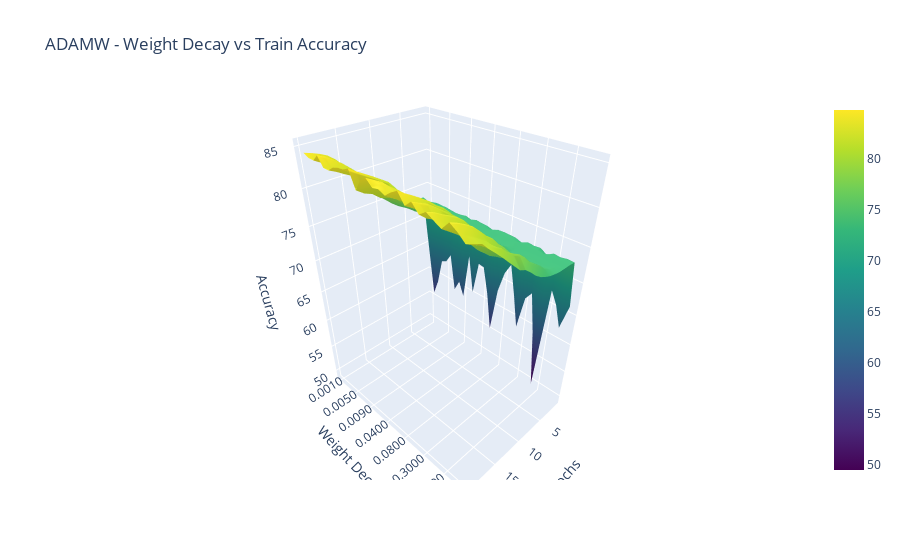
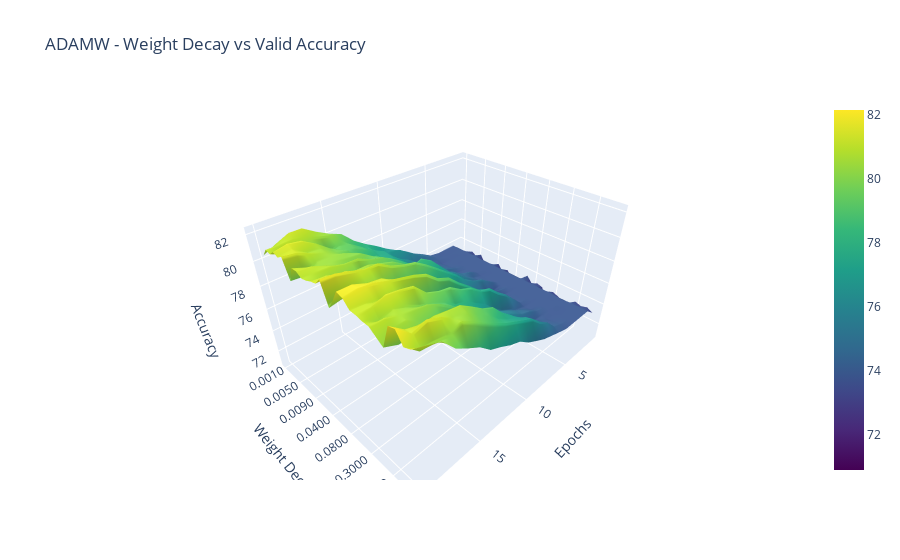
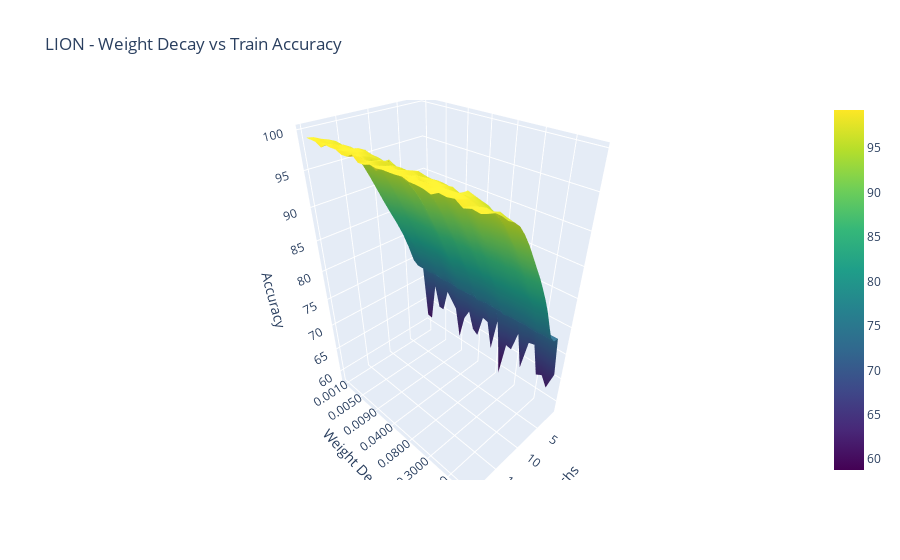
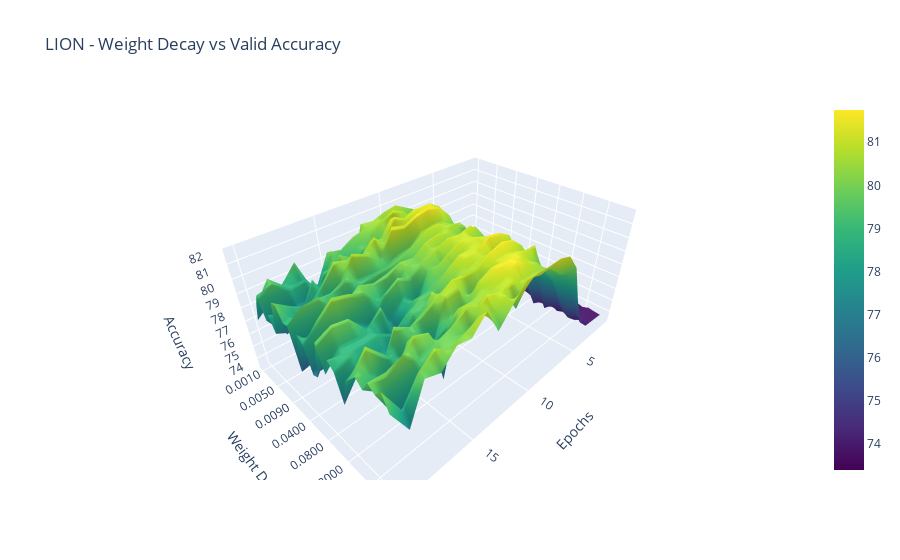

Notebook cell for these charts, in order:
### Code cell
import json
import numpy as np
import plotly.graph_objs as go

file_names = [
    "adamW_weightDecay_ablation_train_accuracy.json",
    "adamW_weightDecay_ablation_valid_accuracy.json",
    "lion_weightDecay_ablation_train_accuracy.json",
    "lion_weightDecay_ablation_valid_accuracy.json"
]

for file_name in file_names:
    with open(file_name, 'r') as file:
        data = json.load(file)

    # For the title, you can split the filename on "_" to get optimizer and metric
    title_info = file_name.split("_")
    optimizer = title_info[0]
    metric = title_info[-2]

    # Convert the accuracy data to a 2D NumPy array
    accuracy_data = np.array([values for lr, values in data.items()])

    # Create a 2D grid for X and Y (epochs and Weight Decays)
    epochs = np.arange(1, len(accuracy_data[0]) + 1)
    # learning_rates = np.array([float(lr) for lr in data.keys()])
    learning_rates = np.array([f"{float(lr):.4f}" for lr in data.keys()])
    learning_rates = np.array([(str(lr)) for lr in learning_rates])
    # learning_rates = np.array([float(lr) for lr in data.keys()])

    # Create a trace for the 3D surface plot
    trace = go.Surface(x=epochs, y=learning_rates, z=accuracy_data, colorscale='Viridis')

    # Create a layout for the plot
    layout = go.Layout(
        scene=dict(
            xaxis=dict(title='Epochs'),
            yaxis=dict(title='Weight Decay'),
            zaxis=dict(title='Accuracy'),
        ),
        title=f'{optimizer.upper()} - Weight Decay vs {metric.capitalize()} Accuracy'
    )

    # Create a figure and add the trace with the layout
    fig = go.Figure(data=[trace], layout=layout)

    # Display the interactive plot
    fig.show()

### Figure 1 — Plotly figure (JSON) as saved in the notebook; plotly's stock layout.template omitted (floating-point values rounded to 4 significant figures; data arrays with more than 128 entries replaced by an {"elided": "..."} marker saying what was removed)
{"data": [{"colorscale": [[0, "#440154"], [0.1111, "#482878"], [0.2222, "#3e4989"], [0.3333, "#31688e"], [0.4444, "#26828e"], [0.5556, "#1f9e89"], [0.6667, "#35b779"], [0.7778, "#6ece58"], [0.8889, "#b5de2b"], [1, "#fde725"]], "type": "surface", "x": [1, 2, 3, 4, 5, 6, 7, 8, 9, 10, 11, 12, 13, 14, 15, 16, 17, 18, 19, 20], "y": ["0.0010", "0.0020", "0.0030", "0.0040", "0.0050", "0.0060", "0.0070", "0.0080", "0.0090", "0.0100", "0.0200", "0.0300", "0.0400", "0.0500", "0.0600", "0.0700", "0.0800", "0.0900", "0.1000", "0.2000", "0.3000", "0.4000", "0.5000", "0.6000", "0.7000", "0.8000", "0.9000", "1.0000"], "z": {"elided": "28x20 float values"}}], "layout": {"scene": {"xaxis": {"title": {"text": "Epochs"}}, "yaxis": {"title": {"text": "Weight Decay"}}, "zaxis": {"title": {"text": "Accuracy"}}}, "title": {"text": "ADAMW - Weight Decay vs Train Accuracy"}}}

### Figure 2 — Plotly figure (JSON) as saved in the notebook; plotly's stock layout.template omitted (floating-point values rounded to 4 significant figures; data arrays with more than 128 entries replaced by an {"elided": "..."} marker saying what was removed)
{"data": [{"colorscale": [[0, "#440154"], [0.1111, "#482878"], [0.2222, "#3e4989"], [0.3333, "#31688e"], [0.4444, "#26828e"], [0.5556, "#1f9e89"], [0.6667, "#35b779"], [0.7778, "#6ece58"], [0.8889, "#b5de2b"], [1, "#fde725"]], "type": "surface", "x": [1, 2, 3, 4, 5, 6, 7, 8, 9, 10, 11, 12, 13, 14, 15, 16, 17, 18, 19, 20], "y": ["0.0010", "0.0020", "0.0030", "0.0040", "0.0050", "0.0060", "0.0070", "0.0080", "0.0090", "0.0100", "0.0200", "0.0300", "0.0400", "0.0500", "0.0600", "0.0700", "0.0800", "0.0900", "0.1000", "0.2000", "0.3000", "0.4000", "0.5000", "0.6000", "0.7000", "0.8000", "0.9000", "1.0000"], "z": {"elided": "28x20 float values"}}], "layout": {"scene": {"xaxis": {"title": {"text": "Epochs"}}, "yaxis": {"title": {"text": "Weight Decay"}}, "zaxis": {"title": {"text": "Accuracy"}}}, "title": {"text": "ADAMW - Weight Decay vs Valid Accuracy"}}}

### Figure 3 — Plotly figure (JSON) as saved in the notebook; plotly's stock layout.template omitted (floating-point values rounded to 4 significant figures; data arrays with more than 128 entries replaced by an {"elided": "..."} marker saying what was removed)
{"data": [{"colorscale": [[0, "#440154"], [0.1111, "#482878"], [0.2222, "#3e4989"], [0.3333, "#31688e"], [0.4444, "#26828e"], [0.5556, "#1f9e89"], [0.6667, "#35b779"], [0.7778, "#6ece58"], [0.8889, "#b5de2b"], [1, "#fde725"]], "type": "surface", "x": [1, 2, 3, 4, 5, 6, 7, 8, 9, 10, 11, 12, 13, 14, 15, 16, 17, 18, 19, 20], "y": ["0.0010", "0.0020", "0.0030", "0.0040", "0.0050", "0.0060", "0.0070", "0.0080", "0.0090", "0.0100", "0.0200", "0.0300", "0.0400", "0.0500", "0.0600", "0.0700", "0.0800", "0.0900", "0.1000", "0.2000", "0.3000", "0.4000", "0.5000", "0.6000", "0.7000", "0.8000", "0.9000", "1.0000"], "z": {"elided": "28x20 float values"}}], "layout": {"scene": {"xaxis": {"title": {"text": "Epochs"}}, "yaxis": {"title": {"text": "Weight Decay"}}, "zaxis": {"title": {"text": "Accuracy"}}}, "title": {"text": "LION - Weight Decay vs Train Accuracy"}}}

### Figure 4 — Plotly figure (JSON) as saved in the notebook; plotly's stock layout.template omitted (floating-point values rounded to 4 significant figures; data arrays with more than 128 entries replaced by an {"elided": "..."} marker saying what was removed)
{"data": [{"colorscale": [[0, "#440154"], [0.1111, "#482878"], [0.2222, "#3e4989"], [0.3333, "#31688e"], [0.4444, "#26828e"], [0.5556, "#1f9e89"], [0.6667, "#35b779"], [0.7778, "#6ece58"], [0.8889, "#b5de2b"], [1, "#fde725"]], "type": "surface", "x": [1, 2, 3, 4, 5, 6, 7, 8, 9, 10, 11, 12, 13, 14, 15, 16, 17, 18, 19, 20], "y": ["0.0010", "0.0020", "0.0030", "0.0040", "0.0050", "0.0060", "0.0070", "0.0080", "0.0090", "0.0100", "0.0200", "0.0300", "0.0400", "0.0500", "0.0600", "0.0700", "0.0800", "0.0900", "0.1000", "0.2000", "0.3000", "0.4000", "0.5000", "0.6000", "0.7000", "0.8000", "0.9000", "1.0000"], "z": {"elided": "28x20 float values"}}], "layout": {"scene": {"xaxis": {"title": {"text": "Epochs"}}, "yaxis": {"title": {"text": "Weight Decay"}}, "zaxis": {"title": {"text": "Accuracy"}}}, "title": {"text": "LION - Weight Decay vs Valid Accuracy"}}}
